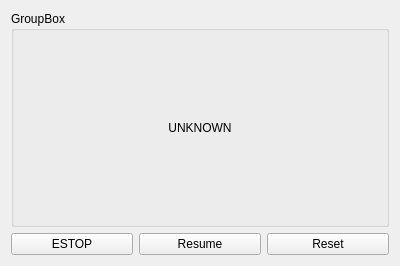
<?xml version="1.0" encoding="UTF-8"?>
<ui version="4.0">
 <class>Form</class>
 <widget class="QWidget" name="Form">
  <property name="geometry">
   <rect>
    <x>0</x>
    <y>0</y>
    <width>400</width>
    <height>266</height>
   </rect>
  </property>
  <property name="windowTitle">
   <string>Form</string>
  </property>
  <layout class="QGridLayout" name="gridLayout">
   <item row="0" column="0">
    <widget class="QGroupBox" name="groupBox">
     <property name="title">
      <string>GroupBox</string>
     </property>
     <layout class="QHBoxLayout" name="horizontalLayout_3">
      <item>
       <spacer name="verticalSpacer">
        <property name="orientation">
         <enum>Qt::Vertical</enum>
        </property>
        <property name="sizeHint" stdset="0">
         <size>
          <width>20</width>
          <height>40</height>
         </size>
        </property>
       </spacer>
      </item>
      <item>
       <widget class="QLabel" name="stateLabel">
        <property name="text">
         <string>UNKNOWN</string>
        </property>
        <property name="alignment">
         <set>Qt::AlignCenter</set>
        </property>
       </widget>
      </item>
      <item>
       <spacer name="verticalSpacer_2">
        <property name="orientation">
         <enum>Qt::Vertical</enum>
        </property>
        <property name="sizeHint" stdset="0">
         <size>
          <width>20</width>
          <height>40</height>
         </size>
        </property>
       </spacer>
      </item>
     </layout>
    </widget>
   </item>
   <item row="1" column="0">
    <layout class="QHBoxLayout" name="horizontalLayout">
     <item>
      <widget class="QPushButton" name="estopBtn">
       <property name="text">
        <string>ESTOP</string>
       </property>
      </widget>
     </item>
     <item>
      <widget class="QPushButton" name="resumeBtn">
       <property name="text">
        <string>Resume</string>
       </property>
      </widget>
     </item>
     <item>
      <widget class="QPushButton" name="resetBtn">
       <property name="text">
        <string>Reset</string>
       </property>
      </widget>
     </item>
    </layout>
   </item>
  </layout>
 </widget>
 <resources/>
 <connections/>
</ui>
